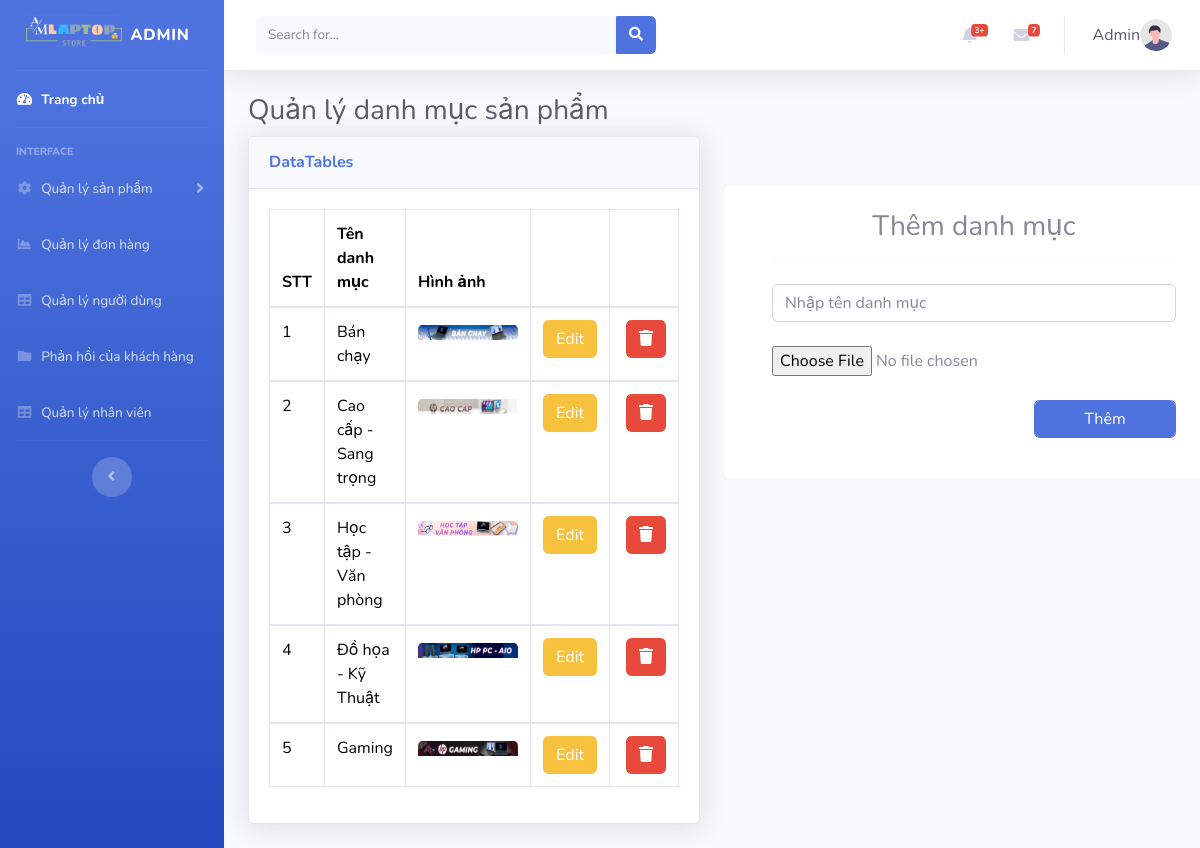
The app's page /public/admin/admin_category.php (signed in) with its own data.
### tables this page shows
CREATE TABLE `category` (
  `id` int(11) NOT NULL,
  `cname` varchar(50) DEFAULT NULL,
  `img` varchar(100) DEFAULT NULL
);

### public/admin/admin_category.php (the view, shortened to what this page needs)
<?php
include '../../partials/connect.php';
include '../../partials/header.php';
include './includes/header.php';
include './includes/navbar.php';
$show_user = $pdo->prepare("SELECT * FROM `category`");
$show_user->execute();
?>
<div class="container-fluid">
    <h1 class="h3 mb-2 text-gray-800">Quản lý danh mục sản phẩm</h1>
    <div class="row">
        <div class="col-6">
            <div class="card shadow mb-4">
                <div class="card-header py-3">
                    <h6 class="m-0 font-weight-bold text-primary">DataTables</h6>
                </div>
                <div class="card-body">
                    <div class="table-responsive">
                        <table class="table table-bordered" id="dataTable" width="100%" cellspacing="0">
                            <thead>
                                <tr>
                                    <th>STT</th>
                                    <th>Tên danh mục</th>
                                    <th>Hình ảnh</th>
                                    <th></th>
                                    <th></th>
                                </tr>
                            </thead>
                            <?php
                            if ($show_user->rowCount() > 0) {
                                while ($fetch_user = $show_user->fetch(PDO::FETCH_ASSOC)) {
                            ?>
                                    <tbody>
                                        <tr>
                                            <td><?= $fetch_user['id'] ?></td>
                                            <td><?= $fetch_user['cname'] ?></td>
                                            <td><?= '<img src="../admin/upload/icon/' . $fetch_user['img'] . '" width="100px;" height="15px"; alt="">' ?> </td>
                                            <td class="justify-content-center">
                                                <a href="edit_category.php?update_category=<?= $fetch_user['id']; ?>" class="btn btn-xs btn-warning">
                                                    Edit</a>
                                            </td>
                                            <td class="justify-content-center">
                                                <form class="form-inline ml-1" action="admin_category.php?delete=<?= $fetch_user['id']; ?>" method="POST">
                                                    <button type="submit" class="btn btn-xs btn-danger" name="delete-category">
                                                        <i alt="Delete" class="fa fa-trash"></i>
                                                    </button>
                                                </form>
                                            </td>
                                        </tr>
                                    </tbody>
                            <?php
                                }
                            } else {
                                echo '<p class="empty text-danger">Chưa có phản hồi nào từ khách hàng!</p>';
                            }
                            ?>
                        </table>
                    </div>
                </div>
            </div>
        </div>
        <div class="col-6">
            <div class="form p-4">
                <div class="container">
                    <div class="row d-flex align-items-center">
                        <form id="signupForm" action="admin_category.php" method="post" enctype="multipart/form-data">
                            <div>
                                <h3 class="text-center">Thêm danh mục</h3>
                                <hr>
                            </div>
                            <div class="form-group mt-4 mb-4">
                                <input type="text" for="name" required class="form-control" name="name" id="name" placeholder="Nhập tên danh mục">
                            </div>
                            <div class="form-group mt-4 mb-4">
                                <input type="file" name="image" class="box" accept="image/jpg, image/jpeg, image/png">
                            </div>
                            <div class="row mb-3">
                                <div class="col-md-8 col-sm-8 col-12"></div>
                                <div class="col-md-4 col-sm-4 col-12">
                                    <a href="admin_category.php" class="text-decoration-none d-flex justify-content-end">
                                        <button name="registerbtn" type="submit" class="btn btn-primary form-control btn-fb">Thêm</button>
                                    </a>
                                </div>
                            </div>
                        </form>
                    </div>
                </div>
            </div>
        </div>
    </div>
</div>

### public/css/style.css (style rules this page uses)
a { text-decoration: none; color: #000; }
:root { --white--color: #fff; --text--color: #333; --borer-color: gray; }
.form { width: 500px; margin: auto; background-color: var(--white--color); border-radius: 5px; margin-top: 50px; }
.btn-fb { min-width: 142px; height: 34px; border: none; border-radius: 2px; padding: 0 5px; outline: none; cursor: pointer; color: var(--text--color); display: flex; justify-content: center; align-items: center; }

### records on screen
category: id "1", cname "Bán chạy", img (picture)
category: id "2", cname "Cao cấp - Sang trọng", img (picture)
category: id "3", cname "Học tập - Văn phòng", img (picture)
category: id "4", cname "Đồ họa - Kỹ Thuật", img (picture)
category: id "5", cname "Gaming", img (picture)

### other values on screen
$htmlspecialchars($_SESSION["admin"]) "Admin"
